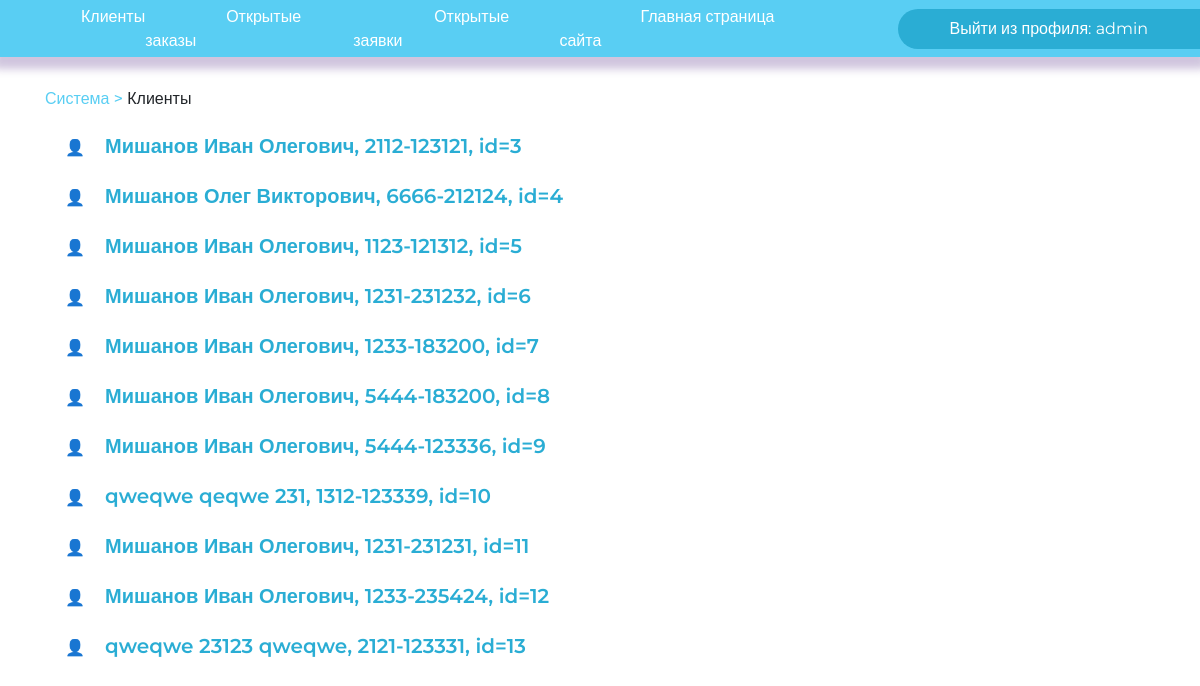
Before: /agent/clients (signed in) with the older database file.
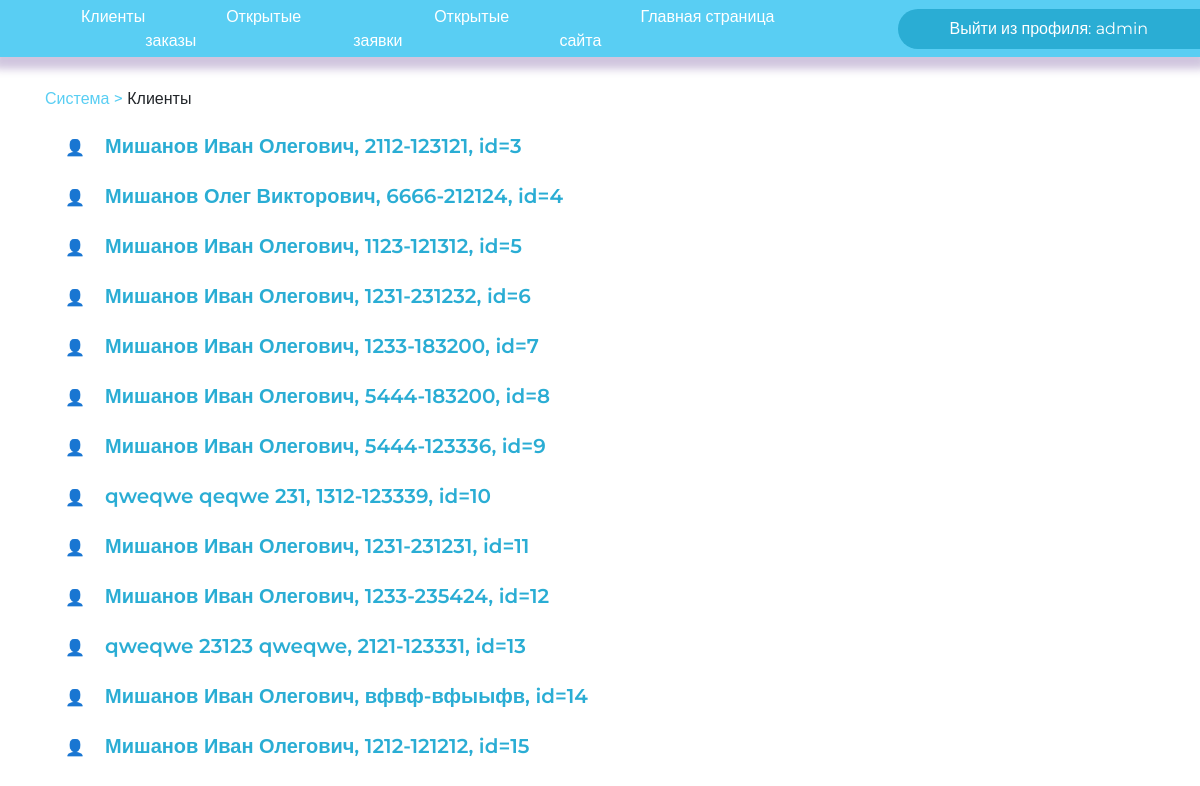
After: the same page with the newer database file.
### djangoApp/models.py (models this page shows, shortened)
class Client(models.Model):
    surname = models.CharField(max_length=30)
    name = models.CharField(max_length=30)
    patronymic = models.CharField(max_length=30)
    address = models.CharField(max_length=50)
    email = models.CharField(max_length=50)
    pass_and_serial = models.CharField(
        max_length=12, db_index=True, null=True, blank=True)
    numeric = RegexValidator(r'^[0-9+]', 'В этом поле разрешены только цифры')
    pass_number = models.CharField(max_length=6, validators=[
                                   MinLengthValidator(6, 'Длина номера паспорта 6 цифр'), numeric])
    pass_serial = models.CharField(max_length=4, validators=[
                                   MinLengthValidator(4, 'Длина серии паспорта 4 цифры'), numeric])

### djangoApp/views.py (the view)
# urls.py: path('agent/clients', ClientsPage.as_view(), name="ClientsPage"),
class ClientsPage(LoginRequiredMixin, ListView):
    model=Client
    template_name = 'clients.html'
    context_object_name='clients'

### djangoApp/templates/clients.html (shortened to what this page needs)
{% extends 'secret_panel.html' %}
{% block currPath %}<div class="path"><a href="/agent/">Система ></a> Клиенты </div> {% endblock %}
{% block content %}
<ul style="margin-top: 20px">
{% for client in clients %}
    <li style="list-style-type: '\&#128100'; padding-left: 20px; margin-top:20px;"><a href="/agent/client/{{client.id}}/" class="client-list">{{client.surname}} {{client.name}}
        {{client.patronymic}}, {{client.pass_and_serial}}, id={{client.id}}</a></li>
{% endfor %}
</ul>
{% endblock content %}

### djangoApp/templates/secret_panel.html (shortened to what this page needs)
<!DOCTYPE HTML PUBLIC "-//W3C//DTD HTML 4.01//EN" "http://www.w3.org/TR/html4/strict.dtd">
<html>
<head>
    <link rel="stylesheet" type="text/css" href="/static/css/style.css">
    <link rel="stylesheet" href="https://cdn.jsdelivr.net/npm/bootstrap@4.5.3/dist/css/bootstrap.min.css"
>
</head>
<body>
    <header>
        <nav class="menu" style="background-color: #59CEF3;">
            {% if request.user.is_authenticated %}
            <ul>
                <li><a href="/agent/clients">Клиенты</a></li>
                <li><a href="/agent/">Открытые заказы</a></li>
                <li><a href="/agent/calls/">Открытые заявки</a></li>
                <li><a href="/">Главная страница сайта</a></li>
            </ul>
            <a href="{% url 'logout' %}" class="btn btn-primary" id="logout">Выйти из профиля: {{user.username}}</a>
            {% else %}
            <span class="text-light ml-3">Требуется авторизация! Покиньте эту страницу если вы попали на нее
                случайно.</span>
            {% endif %}
        </nav>
    </header>
    <div class="container">
        {% block currPath %}{% endblock %}
        {% block content %}
        {% endblock %}
    </div>
</body>
</html>

### djangoApp/static/css/style.css (style rules this page uses)
body { margin: 0px; padding: 0px 0px 0px; font-family: 'Montserrat', sans-serif !important; font-style: normal !important; font-weight: normal !important; min-height: 100vh; }
.btn-primary { display: flex !important; background-color: #59CEF3 !important; height: 40px !important; border-radius: 7px !important; line-height: 1.5 !important; align-items: center !important; justify-content: center !important; font-size: 20 !important; text-decoration: none !important; color: #fff; border: none !important; }
header .menu { background-color: #ED9E72; padding: 15px 0px 15px 0px; display: flex; align-items: center; box-shadow: 0px 6px 8px 6px rgba(69, 26, 124, 0.25); height: 57px; flex-direction: row; z-index: 3; }
header .menu a { margin-left: 81px; color: #fff; text-decoration: none; }
header .menu #logout { background-color: #2aadd4 !important; width: 306px; height: 100%; border-radius: 30px 0 0 30px !important; }
header .menu ul { margin-left: auto; padding: 0; margin: 0; margin-left: auto; list-style-type: none; display: flex; }
.path { margin-top: 30px; }
.path a { color: #59CEF3 !important; text-decoration: none !important; font-weight: 500; font-size: 20; }
.client-list { font-size: 20px; font-weight: 600; color: #2aadd4; }

Changed rows visible on the page:
added Client: surname "Мишанов", name "Иван", patronymic "Олегович", pass_and_serial "вфвф-вфыыфв", id "14"
added Client: surname "Мишанов", name "Иван", patronymic "Олегович", pass_and_serial "1212-121212", id "15"
